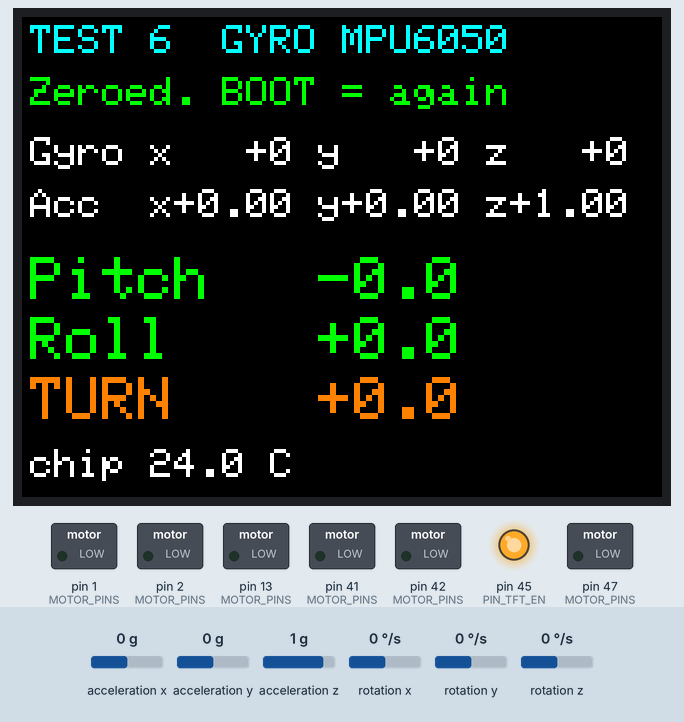
Recording of a sketch running on a simulated Arduino Mega 2560, built for the host (arithmetic inside an expression is 32-bit, double 64-bit). Shown: 320×240 colour display, switched loads named in the sketch (green lamp = pin HIGH), output pins drawn as LEDs (lit = HIGH). Wiring (inferred from the names in the program): MPU-6050 motion sensor at I2C address 0x68. Inputs (shaded band) come from the test bench; at power-on: rotation z 0 °/s, acceleration x 0 g, acceleration y 0 g, acceleration z 1 g, rotation x 0 °/s, rotation y 0 °/s. Pins used as bus, display or sensor lines are not drawn; what the sketch prints to the serial monitor is not drawn.

Above: at 4.2 s.
4.3 s: rotation z set to -192 °/s
At 4.5 s:
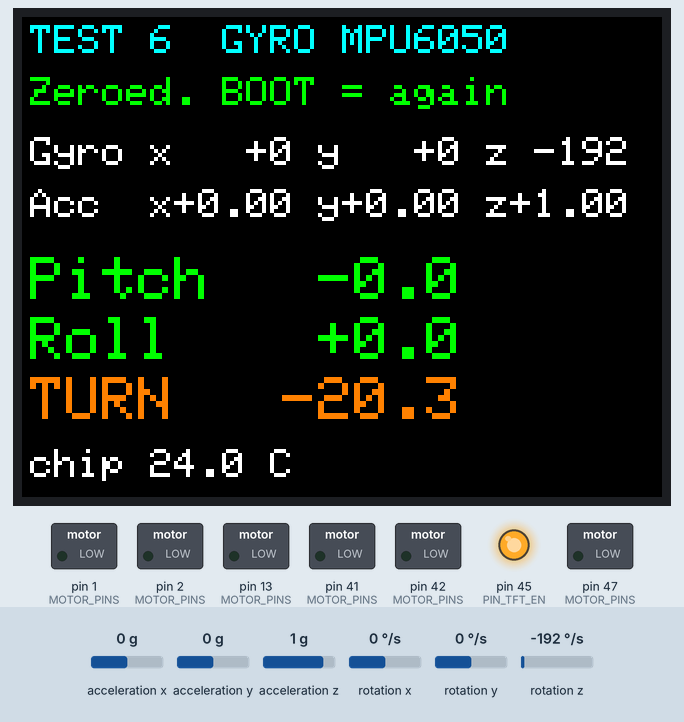
5.8 s: rotation z set to 0 °/s
At 6.3 s:
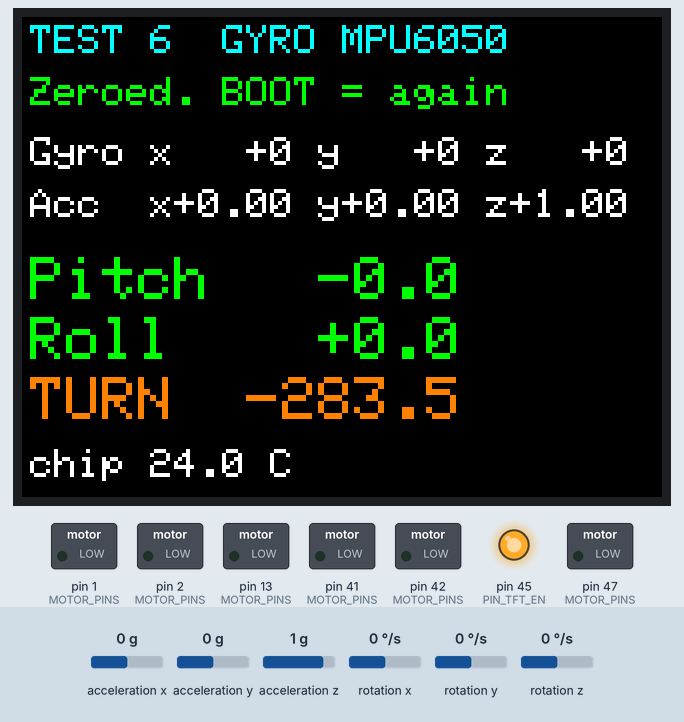
7.3 s: acceleration x set to -1.4 g
At 8.6 s:
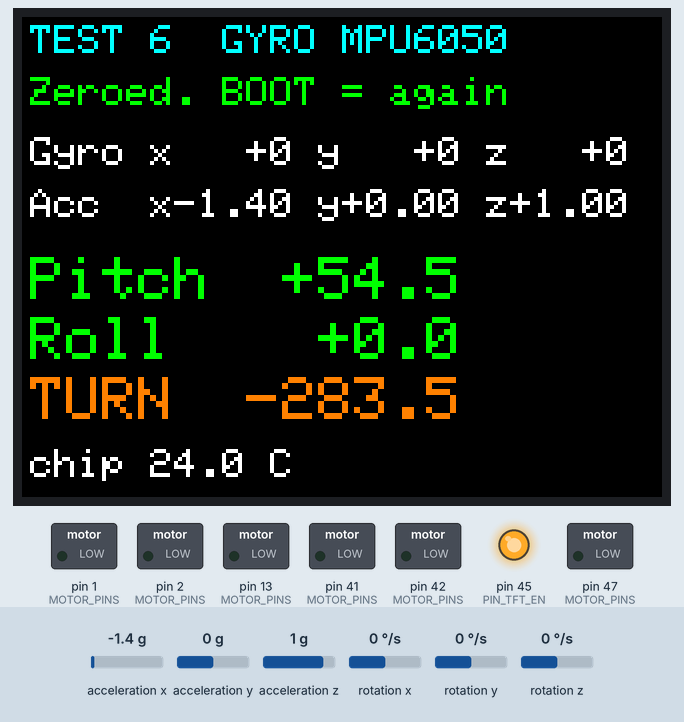
8.9 s: acceleration y set to -1.4 g
At 9.3 s:
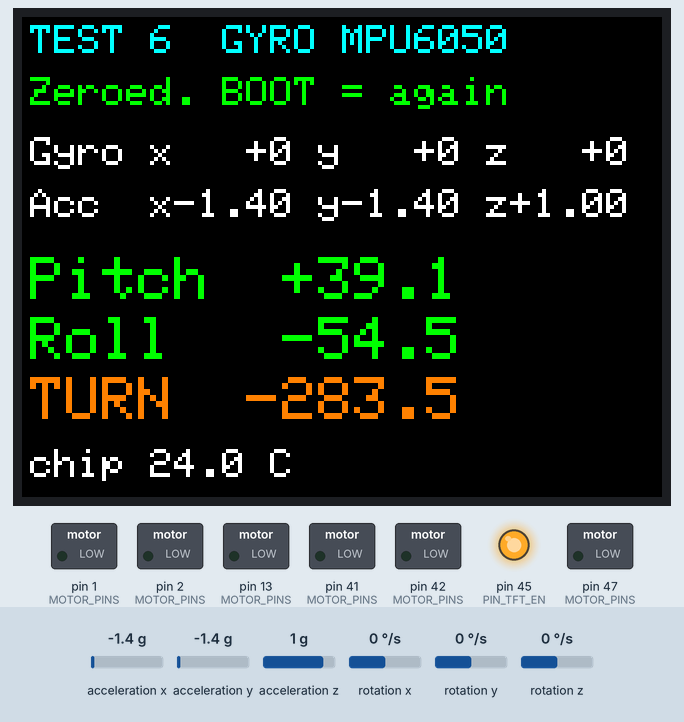
10.5 s: acceleration z set to -1.4 g
At 11.1 s:
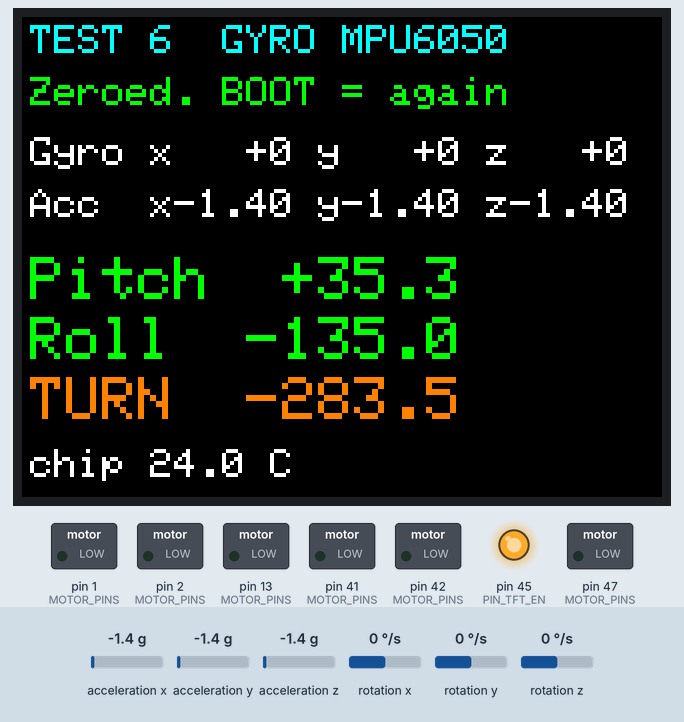
12.0 s: rotation x set to -192 °/s
At 12.6 s:
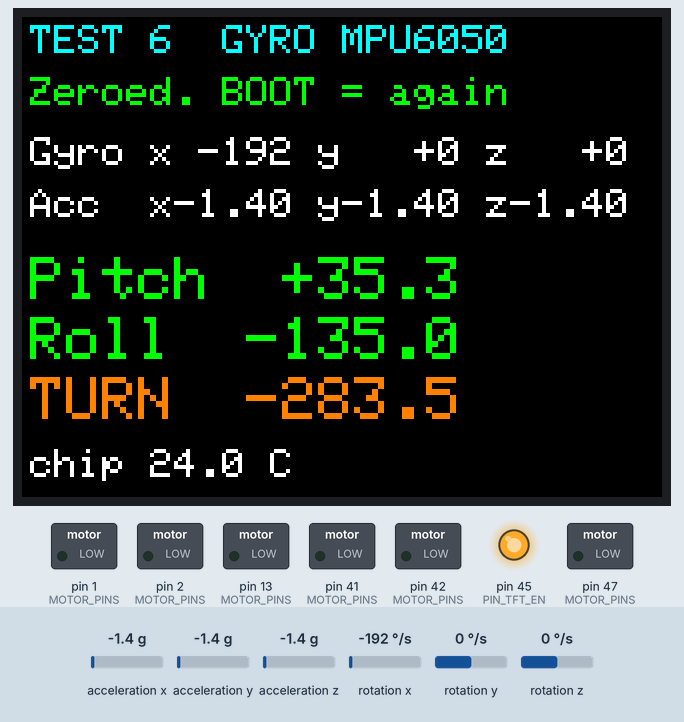
Timing chart, 0 to 14.6 s (numbered marks = the images above; inputs shaded):
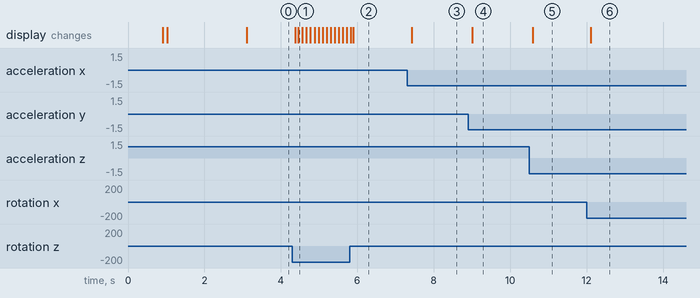

Measured:
- after the input at 4.3 s, the display: first changes after 0.07 s (image 1 shows a later state)
- after the input at 7.3 s, the display: changes after 0.13 s (image 3)
- after the input at 8.9 s, the display: changes after 0.11 s (image 4)
- after the input at 10.5 s, the display: changes after 0.10 s (image 5)
- after the input at 12.0 s, the display: changes after 0.11 s (image 6)

The sketch:

test6_gyro.ino
```cpp
// TEST 6 - gyro (GY-87's MPU6050 at 0x68): gyro deg/s, accel g, tilt, chip temperature on the TFT.
// Keep the robot STILL for 2 s at boot: it learns the gyro's zero offset. Then:
//   - tilt it forward / sideways: pitch / roll follow, acc z is about +1.00 g lying flat
//   - turn it on the table by 90 deg: TURN shows about 90 (gyro z added up over time)
//   - still, the gyro numbers should sit near 0 (a few deg/s of jitter is fine)
// Press BOOT (GPIO0) to learn the zero again and reset TURN (keep it still).
// Wiring per Xelulu_Wiring.md: GY-87 on I2C SDA 8 / SCL 9. Battery ON.
// Console = Serial (native USB COM7), 115200.
// Board settings / libraries = xelulu_testbench's (Adafruit GFX + Adafruit ST7735 and ST7789).
#include <Wire.h>
#include <SPI.h>
#include <Adafruit_GFX.h>
#include <Adafruit_ST7789.h>

#define PIN_I2C_SDA   8
#define PIN_I2C_SCL   9
#define PIN_TFT_SCLK 12
#define PIN_TFT_MOSI 11
#define PIN_TFT_CS   10
#define PIN_TFT_DC   14
#define PIN_TFT_RST  21
#define PIN_TFT_EN   45    // backlight, HIGH = on
#define PIN_BOOT      0    // BOOT button, LOW = pressed
#define MPU        0x68
static const uint8_t MOTOR_PINS[] = {1, 2, 42, 41, 13, 47};   // TB6612 STBY is tied high: keep these LOW

static Adafruit_ST7789 tft(&SPI, PIN_TFT_CS, PIN_TFT_DC, PIN_TFT_RST);
static bool up;
static float gyro[3], acc[3], bias[3], temp, turn;

// ---- screen ----
static void tftBegin() {   // Display_test_code's sequence
  delay(500);
  pinMode(PIN_TFT_EN, OUTPUT);
  digitalWrite(PIN_TFT_EN, HIGH);
  SPI.begin(PIN_TFT_SCLK, -1, PIN_TFT_MOSI, PIN_TFT_CS);
  pinMode(PIN_TFT_RST, OUTPUT);
  digitalWrite(PIN_TFT_RST, HIGH);
  delay(10);
  digitalWrite(PIN_TFT_RST, LOW);
  delay(15);
  digitalWrite(PIN_TFT_RST, HIGH);
  delay(150);
  tft.init(240, 320);
  tft.setRotation(1);   // landscape, 320x240
  tft.fillScreen(ST77XX_BLACK);
}
// One padded line of text over a black background: redraws without flicker.
static void text(int x, int y, uint8_t size, uint16_t color, const char* fmt, ...) {
  char b[32];
  va_list a;
  va_start(a, fmt);
  vsnprintf(b, sizeof b, fmt, a);
  va_end(a);
  tft.setTextSize(size);
  tft.setTextColor(color, ST77XX_BLACK);
  tft.setCursor(x, y);
  tft.printf("%-*s", (320 - x) / (6 * size), b);
}

// ---- MPU6050: xelulu_testbench's setup ----
static bool i2cWrite(uint8_t addr, uint8_t reg, uint8_t val) {
  Wire.beginTransmission(addr);
  Wire.write(reg);
  Wire.write(val);
  return Wire.endTransmission() == 0;
}
static bool i2cRead(uint8_t addr, uint8_t reg, uint8_t* buf, uint8_t n) {
  Wire.beginTransmission(addr);
  Wire.write(reg);
  if (Wire.endTransmission(false) != 0 || Wire.requestFrom(addr, n) != n) return false;
  for (uint8_t i = 0; i < n; i++) buf[i] = Wire.read();
  return true;
}
static bool readImu() {
  uint8_t b[14];
  if (!i2cRead(MPU, 0x3B, b, 14)) return false;
  for (int i = 0; i < 3; i++) {
    acc[i] = (int16_t)(b[2 * i] << 8 | b[2 * i + 1]) / 8192.0f;              // +-4 g
    gyro[i] = (int16_t)(b[8 + 2 * i] << 8 | b[9 + 2 * i]) / 32.8f - bias[i];   // +-1000 deg/s
  }
  temp = (int16_t)(b[6] << 8 | b[7]) / 340.0f + 36.53f;
  return true;
}
static void calibrate() {   // average 2 s of a still gyro = its zero offset
  text(4, 30, 2, ST77XX_YELLOW, "Keep STILL: zeroing...");
  float sum[3] = {};
  memset(bias, 0, sizeof bias);
  int n = 0;
  for (uint32_t t0 = millis(); millis() - t0 < 2000; delay(5))
    if (readImu()) {
      for (int i = 0; i < 3; i++) sum[i] += gyro[i];
      n++;
    }
  for (int i = 0; i < 3; i++) bias[i] = n ? sum[i] / n : 0;
  turn = 0;
  text(4, 30, 2, ST77XX_GREEN, "Zeroed. BOOT = again");
  Serial.printf("[gyro] zero offset x %+.2f y %+.2f z %+.2f deg/s (%d samples)\n", bias[0], bias[1], bias[2], n);
}

void setup() {
  for (uint8_t p : MOTOR_PINS) {   // FIRST: wheels still
    pinMode(p, OUTPUT);
    digitalWrite(p, LOW);
  }
  pinMode(PIN_BOOT, INPUT_PULLUP);
  Serial.begin(115200);
  tftBegin();
  text(4, 4, 2, ST77XX_CYAN, "TEST 6  GYRO MPU6050");
  Wire.begin(PIN_I2C_SDA, PIN_I2C_SCL, 400000);
  Wire.setTimeOut(25);
  uint8_t who = 0;
  up = i2cRead(MPU, 0x75, &who, 1);
  if (!up) {
    text(4, 60, 2, ST77XX_RED, "MPU6050 not found (0x68)");
    Serial.println("[gyro] nothing at 0x68: SDA 8 / SCL 9, GY-87 VCC + GND, battery ON?");
    return;
  }
  Serial.printf("[gyro] WHO_AM_I 0x%02X %s\n", who, who == 0x68 ? "(MPU6050)" : "(not 0x68: a clone chip, readings may still be fine)");
  i2cWrite(MPU, 0x6B, 0x01);   // wake; then xelulu_fw's ranges: DLPF 44 Hz, +-1000 deg/s, +-4 g
  i2cWrite(MPU, 0x1A, 0x03);
  i2cWrite(MPU, 0x1B, 0x10);
  i2cWrite(MPU, 0x1C, 0x08);
  delay(100);
  calibrate();
}

void loop() {
  if (!up) return;
  static uint32_t lastUs = micros();
  if (!readImu()) {
    text(4, 60, 2, ST77XX_RED, "read FAILED");
    delay(100);
    return;
  }
  uint32_t now = micros();
  turn += gyro[2] * (now - lastUs) / 1e6f;
  lastUs = now;
  float pitch = atan2f(-acc[0], sqrtf(acc[1] * acc[1] + acc[2] * acc[2])) * 180 / PI;
  float roll = atan2f(acc[1], acc[2]) * 180 / PI;

  static uint32_t drawAt, printAt;
  if (millis() - drawAt >= 100) {
    drawAt = millis();
    text(4, 60, 2, ST77XX_WHITE, "Gyro x%+5.0f y%+5.0f z%+5.0f", gyro[0], gyro[1], gyro[2]);
    text(4, 86, 2, ST77XX_WHITE, "Acc  x%+5.2f y%+5.2f z%+5.2f", acc[0], acc[1], acc[2]);
    text(4, 120, 3, ST77XX_GREEN, "Pitch %+6.1f", pitch);
    text(4, 150, 3, ST77XX_GREEN, "Roll  %+6.1f", roll);
    text(4, 180, 3, ST77XX_ORANGE, "TURN  %+6.1f", turn);
    text(4, 216, 2, ST77XX_WHITE, "chip %.1f C", temp);
  }
  if (millis() - printAt >= 250) {
    printAt = millis();
    Serial.printf("gyro %+.1f %+.1f %+.1f  acc %+.2f %+.2f %+.2f  pitch %+.1f roll %+.1f turn %+.1f  %.1fC\n", gyro[0],
                  gyro[1], gyro[2], acc[0], acc[1], acc[2], pitch, roll, turn, temp);
  }
  if (digitalRead(PIN_BOOT) == LOW) {
    calibrate();
    lastUs = micros();
  }
  delay(5);
}
```
